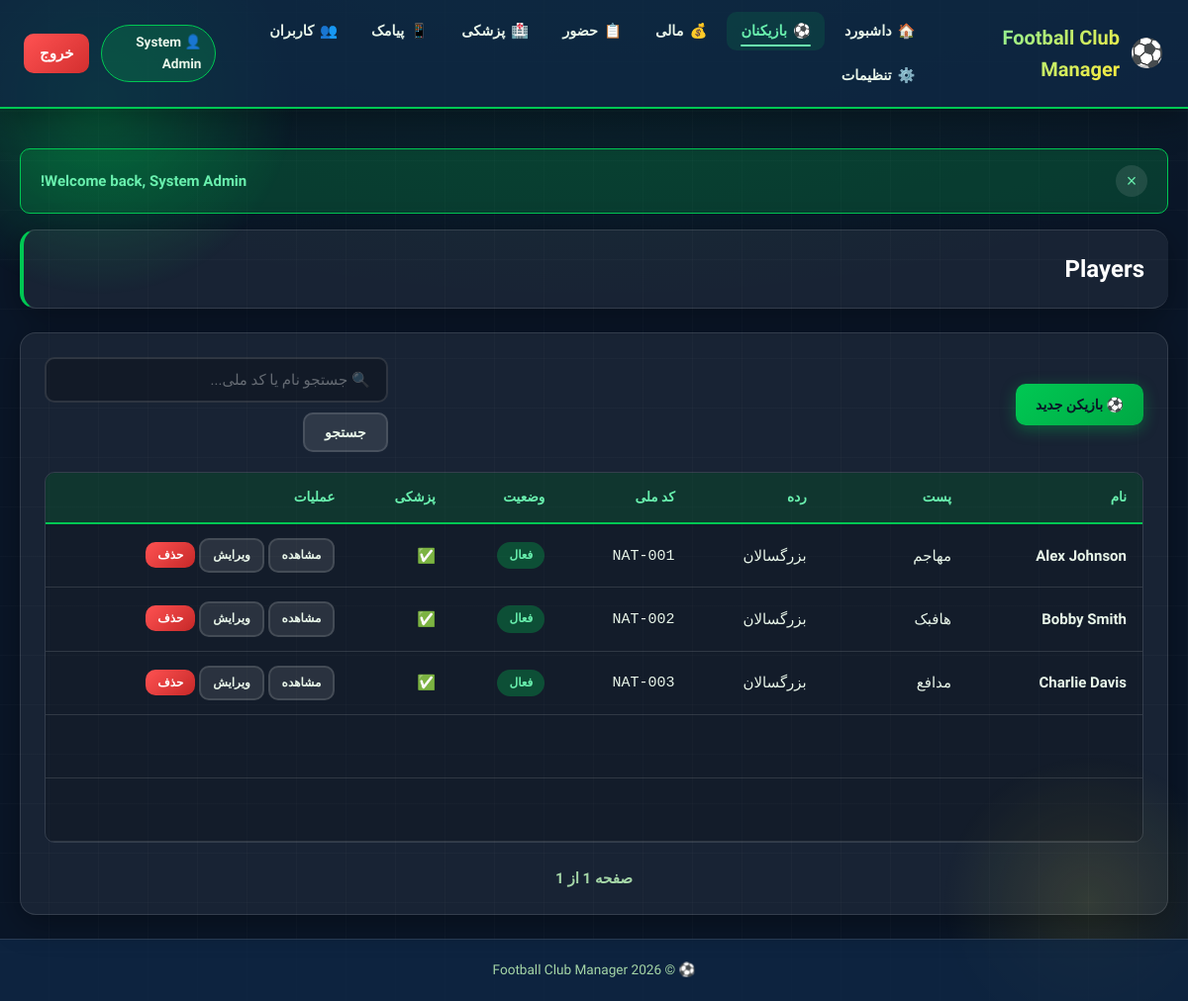
/players (signed in), run on the app's committed database.
### tables this page shows
CREATE TABLE IF NOT EXISTS fc_players (
    id INT PRIMARY KEY AUTO_INCREMENT,
    uuid CHAR(36) NOT NULL UNIQUE,
    name VARCHAR(255) NOT NULL,
    date_of_birth DATE NOT NULL,
    national_id VARCHAR(50) UNIQUE NOT NULL,
    position ENUM('goalkeeper', 'defender', 'midfielder', 'forward', 'striker') NOT NULL,
    age_category ENUM('u8', 'u10', 'u12', 'u14', 'u16', 'u18', 'senior') NOT NULL DEFAULT 'senior',
    phone VARCHAR(15),
    email VARCHAR(255),
    medical_clearance TINYINT(1) DEFAULT 0,
    status TINYINT(1) DEFAULT 1,
    notes LONGTEXT,
    created_at TIMESTAMP DEFAULT CURRENT_TIMESTAMP,
    updated_at TIMESTAMP DEFAULT CURRENT_TIMESTAMP ON UPDATE CURRENT_TIMESTAMP,
    deleted_at TIMESTAMP NULL,
    INDEX idx_national_id (national_id),
    INDEX idx_position (position),
    INDEX idx_age_category (age_category),
    INDEX idx_status (status),
    INDEX idx_created_at (created_at)
);

### app/Core/Controller.php (called while the page is built, shortened)
<?php
abstract class Controller
{
    protected array $data = [];
    protected function getUserRole(): ?string
    {
        return $_SESSION['user_role'] ?? null;
    }
    protected function getUser(): ?array
    {
        return $_SESSION['user'] ?? null;
    }
    protected function render(string $view, array $data = []): void
    {
        $this->data = array_merge($this->data, $data);
        $viewFile = APP_PATH . '/Views/' . str_replace('.', '/', $view) . '.php';
        extract($this->data);
        require $viewFile;
    }
    protected function renderLayout(string $content): void
    {
        $this->data['user'] = $this->getUser();
        $this->data['userRole'] = $this->getUserRole();
        $this->data['flashes'] = $this->getFlashes();
        $this->data['csrf_token'] = $this->generateCsrf();
        $this->data['content'] = $content;
    }
    protected function get(?string $key = null): array|string|null
    {
        return $_GET[$key] ?? null;
    }
    protected function getFlashes(): array
    {
        $flashes = $_SESSION['flash'] ?? [];
        return $flashes;
    }
    protected function generateCsrf(): string
    {
        return $_SESSION['_csrf_token'];
    }
}

### app/Controllers/PlayerController.php (called while the page is built, shortened)
<?php
class PlayerController extends Controller
{
    private Player $playerModel;
    public function __construct()
    {
        $this->playerModel = new Player();
    }
    public function index(?string $id = null): void
    {
        $page = (int)($this->get('page') ?? 1);
        $search = SecurityHelper::sanitizeString($this->get('search') ?? '');
        $players = [];
        if (!empty($search)) {
            $players = $this->playerModel->search($search);
        } else {
            $paginated = $this->playerModel->paginate($page);
            $players = $paginated['data'];
            $this->data['pagination'] = $paginated;
        }
        $this->data['title'] = 'Players';
        $this->data['players'] = $players;
        $this->data['search'] = $search;
        $this->data['csrf_token'] = $this->generateCsrf();
        $this->render('players.index', $this->data);
    }
}

### app/Core/Router.php (called while the page is built, shortened)
<?php
class Router
{
    private array $routes = [];
    private function addRoute(string $method, string $pattern, string $controller, string $action): void
    {
        $key = strtoupper($method) . ':' . $pattern;
        $this->routes[$key] = [
            'method' => strtoupper($method),
            'pattern' => $pattern,
            'controller' => $controller,
            'action' => $action,
        ];
    }
    public function dispatch(string $method, string $uri): bool
    {
        $method = strtoupper($method);
        $path = parse_url($uri, PHP_URL_PATH) ?? '/';
        $uri = '/' . trim($path, '/');
        $matches = [];
        foreach ($this->routes as $route) {
            if ($route['method'] !== $method) {
                continue;
            }
            if ($this->matchRoute($route['pattern'], $uri, $matches)) {
                return $this->executeController($route['controller'], $route['action'], $matches);
            }
        }
        return false;
    }
    private function matchRoute(string $pattern, string $uri, array &$matches): bool
    {
        $matches = [];
        $pattern = preg_replace_callback(
            '/\{([a-zA-Z_][a-zA-Z0-9_]*)\}/',
            static function ($m) {
                return '(?<' . $m[1] . '>[^/]+)';
            },
            $pattern
        );
        $regex = '/^' . str_replace('/', '\/', $pattern) . '$/';
        if (preg_match($regex, $uri, $matches)) {
            return true;
        }
        return false;
    }
    private function executeController(string $controller, string $action, array $params = []): bool
    {
        try {
            $controllerInstance = new $controllerClass();
            $actionMethod = $action;
            call_user_func_array([$controllerInstance, $actionMethod], $params);
            return true;
        } catch (\Exception $e) {
            if (APP_DEBUG) {
                echo "Error: " . $e->getMessage();
            }
            return false;
        }
    }
}

### public/index.php (called while the page is built, shortened)
<?php
require_once APP_PATH . DIRECTORY_SEPARATOR . 'Core' . DIRECTORY_SEPARATOR . 'Autoloader.php';
try {
    $app = \App\Core\App::getInstance();
    $app->run();
} catch (\Exception $e) {
    http_response_code(500);
    if (APP_DEBUG) {
        echo 'Error: ' . $e->getMessage();
        echo '<pre>' . $e->getTraceAsString() . '</pre>';
    } else {
        echo 'An error occurred. Please try again later.';
    }
}

### app/Core/Autoloader.php (called while the page is built, shortened)
<?php
class Autoloader
{
    public static function load(string $class): bool
    {
        $prefix = 'App\\';
        $relativeClass = substr($class, strlen($prefix));
        $file = APP_PATH . DIRECTORY_SEPARATOR . str_replace('\\', DIRECTORY_SEPARATOR, $relativeClass) . '.php';
        if (file_exists($file)) {
            return true;
        }
        return false;
    }
}

### app/Helpers/SecurityHelper.php (called while the page is built, shortened)
<?php
class SecurityHelper
{
    public static function escape(?string $data, string $encoding = 'UTF-8'): string
    {
        return htmlspecialchars($data ?? '', ENT_QUOTES | ENT_HTML5, $encoding);
    }
    public static function escapeAttribute(?string $data): string
    {
        return htmlspecialchars($data ?? '', ENT_QUOTES | ENT_HTML5, 'UTF-8');
    }
    public static function sanitizeString(string $input): string
    {
        $input = trim($input);
        $input = stripslashes($input);
        $input = htmlspecialchars($input, ENT_QUOTES | ENT_HTML5, 'UTF-8');
        return $input;
    }
}

### app/Core/Database.php (called while the page is built, shortened)
<?php
class Database
{
    private static ?Database $instance = null;
    private ?PDO $connection = null;
    private array $config;
    private function __construct(array $config)
    {
        $this->config = $config;
    }
    public static function getInstance(array $config = []): Database
    {
        if (self::$instance === null) {
            $config = $config ?: (require CONFIG_PATH . '/database.php');
            $connConfig = $config['connections'][$config['default']];
            self::$instance = new self($connConfig);
        }
        return self::$instance;
    }
    private function connect(): void
    {
        try {
            $driver = $this->config['driver'];
            if ($driver === 'sqlite') {
                $dsn = "sqlite:" . $this->config['database'];
                $this->connection = new PDO($dsn);
            } else {
                $host = $this->config['host'] ?? 'localhost';
                $port = $this->config['port'] ?? 3306;
                $database = $this->config['database'];
                $charset = $this->config['charset'] ?? 'utf8mb4';
                $dsn = "mysql:host={$host};port={$port};dbname={$database};charset={$charset}";
                $this->connection = new PDO(
                    $dsn,
                    $this->config['username'] ?? '',
                    $this->config['password'] ?? '',
                    [
                        PDO::ATTR_ERRMODE => PDO::ERRMODE_EXCEPTION,
                        PDO::ATTR_DEFAULT_FETCH_MODE => PDO::FETCH_ASSOC,
                        PDO::ATTR_EMULATE_PREPARES => false,
                        PDO::ATTR_PERSISTENT => false,
                    ]
                );
            }
            $this->connection->setAttribute(PDO::ATTR_ERRMODE, PDO::ERRMODE_EXCEPTION);
            $this->connection->setAttribute(PDO::ATTR_DEFAULT_FETCH_MODE, PDO::FETCH_ASSOC);
        } catch (PDOException $e) {
            throw new PDOException('Database connection failed: ' . $e->getMessage());
        }
    }
    public function query(string $query, array $params = []): PDOStatement
    {
        try {
            $stmt = $this->connection->prepare($query);
            $stmt->execute($params);
            return $stmt;
        } catch (PDOException $e) {
            throw new PDOException('Query execution failed: ' . $e->getMessage());
        }
    }
    public function findOne(string $query, array $params = []): ?array
    {
        $stmt = $this->query($query, $params);
        $result = $stmt->fetch(PDO::FETCH_ASSOC);
        return $result ?: null;
    }
    public function findAll(string $query, array $params = []): array
    {
        $stmt = $this->query($query, $params);
        return $stmt->fetchAll(PDO::FETCH_ASSOC);
    }
}

### app/Core/Model.php (called while the page is built, shortened)
<?php
abstract class Model
{
    protected Database $db;
    protected string $table = '';
    public function __construct()
    {
        $this->db = Database::getInstance();
    }
    public function all(int $limit = 0, int $offset = 0): array
    {
        $query = "SELECT * FROM {$this->table}";
        if ($limit > 0) {
            $query .= " LIMIT {$limit}";
        }
        return $this->db->findAll($query);
    }
    public function count(string $where = ''): int
    {
        $query = "SELECT COUNT(*) as count FROM {$this->table}";
        $result = $this->db->findOne($query);
        return (int)($result['count'] ?? 0);
    }
    public function paginate(int $page = 1, int $perPage = ITEMS_PER_PAGE): array
    {
        $page = max(1, $page);
        $offset = ($page - 1) * $perPage;
        $total = $this->count();
        $data = $this->all($perPage, $offset);
        return [
            'data' => $data,
            'total' => $total,
            'page' => $page,
            'per_page' => $perPage,
            'last_page' => (int)ceil($total / $perPage),
            'has_more' => $offset + count($data) < $total,
        ];
    }
}

### app/Views/players/index.php (the view, shortened to what this page needs)
<?php
$players = $players ?? [];
$pagination = $pagination ?? [];
$search = $search ?? '';
?>
<div class="players-section panel">
    <div class="section-header">
        <a href="<?= APP_URL ?>/player/create" class="btn btn-primary">⚽ بازیکن جدید</a>
        <form method="GET" class="search-form">
            <input type="text" name="search" placeholder="🔍 جستجو نام یا کد ملی..." value="<?= \App\Helpers\SecurityHelper::escapeAttribute($search) ?>">
            <button type="submit" class="btn btn-secondary">جستجو</button>
        </form>
    </div>
    <?php if (empty($players)): ?>
        <p class="empty-message">هنوز بازیکنی نیست! <a href="<?= APP_URL ?>/player/create">اولین بازیکن رو اضافه کن ⚽</a></p>
    <?php else: ?>
        <div class="table-wrap">
            <table class="data-table">
                <thead>
                    <tr>
                        <th>نام</th>
                        <th>پست</th>
                        <th>رده</th>
                        <th>کد ملی</th>
                        <th>وضعیت</th>
                        <th>پزشکی</th>
                        <th>عملیات</th>
                    </tr>
                </thead>
                <tbody>
                    <?php foreach ($players as $player): ?>
                    <tr>
                        <td><strong><?= \App\Helpers\SecurityHelper::escape($player['name']) ?></strong></td>
                        <td><?= \App\Helpers\SecurityHelper::escape(PLAYER_POSITIONS[$player['position']] ?? $player['position']) ?></td>
                        <td><?= \App\Helpers\SecurityHelper::escape(AGE_CATEGORIES[$player['age_category']]['label'] ?? '') ?></td>
                        <td><code><?= \App\Helpers\SecurityHelper::escape($player['national_id']) ?></code></td>
                        <td>
                            <span class="status-pill <?= $player['status'] ? 'status-present' : 'status-absent' ?>">
                                <?= $player['status'] ? 'فعال' : 'غیرفعال' ?>
                            </span>
                        </td>
                        <td><?= $player['medical_clearance'] ? '✅' : '❌' ?></td>
                        <td>
                            <a href="<?= APP_URL ?>/player/view/<?= $player['id'] ?>" class="btn btn-secondary btn-sm">مشاهده</a>
                            <a href="<?= APP_URL ?>/player/edit/<?= $player['id'] ?>" class="btn btn-secondary btn-sm">ویرایش</a>
                            <form method="POST" action="<?= APP_URL ?>/player/delete/<?= $player['id'] ?>" style="display:inline;" data-confirm="مطمئنی؟">
                                <button type="submit" class="btn btn-danger btn-sm">حذف</button>
                            </form>
                        </td>
                    </tr>
                    <?php endforeach; ?>
                </tbody>
            </table>
        </div>
        <?php if (!empty($pagination)): ?>
        <div class="pagination">
            <span>صفحه <?= $pagination['page'] ?> از <?= $pagination['last_page'] ?></span>
        </div>
        <?php endif; ?>
    <?php endif; ?>
</div>

### data on the page
fc_players: name "Alex Johnson", position "مهاجم", age_category "بزرگسالان", national "NAT-001", status "فعال"
fc_players: name "Bobby Smith", position "هافبک", age_category "بزرگسالان", national "NAT-002", status "فعال"
fc_players: name "Charlie Davis", position "مدافع", age_category "بزرگسالان", national "NAT-003", status "فعال"

### other printed values
APP_NAME "Football Club Manager"
$item['icon'] "🏠"
$item['icon'] "⚽"
$item['icon'] "💰"
$item['icon'] "📋"
$item['icon'] "🏥"
$item['icon'] "📱"
$pagination['page'] "1"
$pagination['last_page'] "1"
